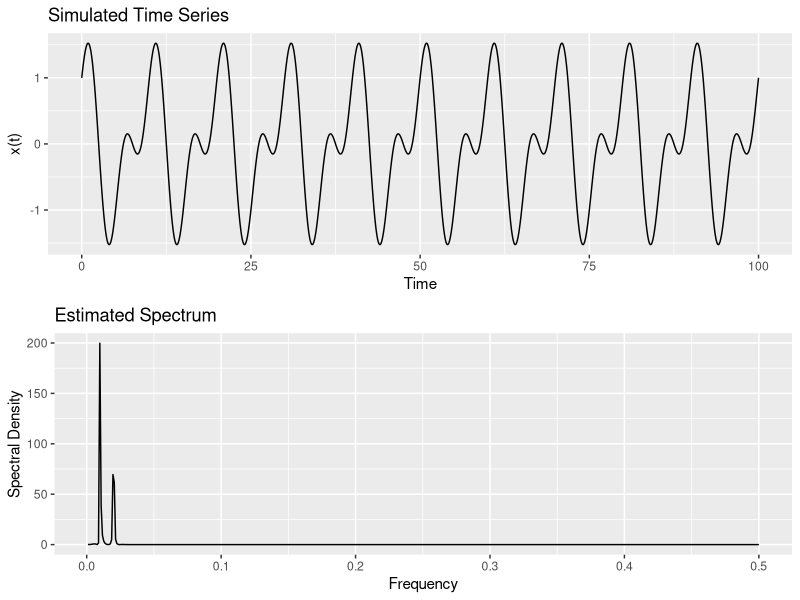

Source code (R):
## =====================================================
## 1. Prepare environment & (optionally) set working directory
## =====================================================
library(ggplot2)
library(ggpubr)

if (requireNamespace("rstudioapi", quietly = TRUE) && rstudioapi::isAvailable()) {
  setwd(dirname(rstudioapi::getActiveDocumentContext()$path))
}

## =====================================================
## 2. Simulate a simple sinusoidal time series
## =====================================================
t <- seq(0, 100, by = 0.1)

x <- cos(2 * pi * t / 10) +      # 10-period cosine component
  0.75 * sin(2 * pi * t / 5)  # 5-period sine component

ts_df <- data.frame(
  Time = t,
  Value = x
)

## =====================================================
## 3. Compute the spectrum (periodogram) without plotting
## =====================================================
sp <- spectrum(x, plot = FALSE)   # use base 'spectrum' but suppress plot

spec_df <- data.frame(
  Frequency = sp$freq,
  Spectrum  = sp$spec
)

## =====================================================
## 4. Build ggplot2 time-series and spectrum plots
## =====================================================
p_ts <- ggplot(ts_df, aes(x = Time, y = Value)) +
  geom_line() +
  labs(
       title = "Simulated Time Series",
       x     = "Time",
       y     = "x(t)"
  )  

p_spec <- ggplot(spec_df, aes(x = Frequency, y = Spectrum)) +
  geom_line() +
  labs(
    title = "Estimated Spectrum",
    x     = "Frequency",
    y     = "Spectral Density"
  )  

## =====================================================
## 5. Arrange the two panels and save as a single PNG
## =====================================================
p_both <- ggpubr::ggarrange(
  p_ts, p_spec,
  ncol = 1, nrow = 2
)

ggsave(filename = "spectral.png", plot = p_both, width = 6, height = 4, dpi = 300)
